Frame 1 (no input): blank canvas, image omitted
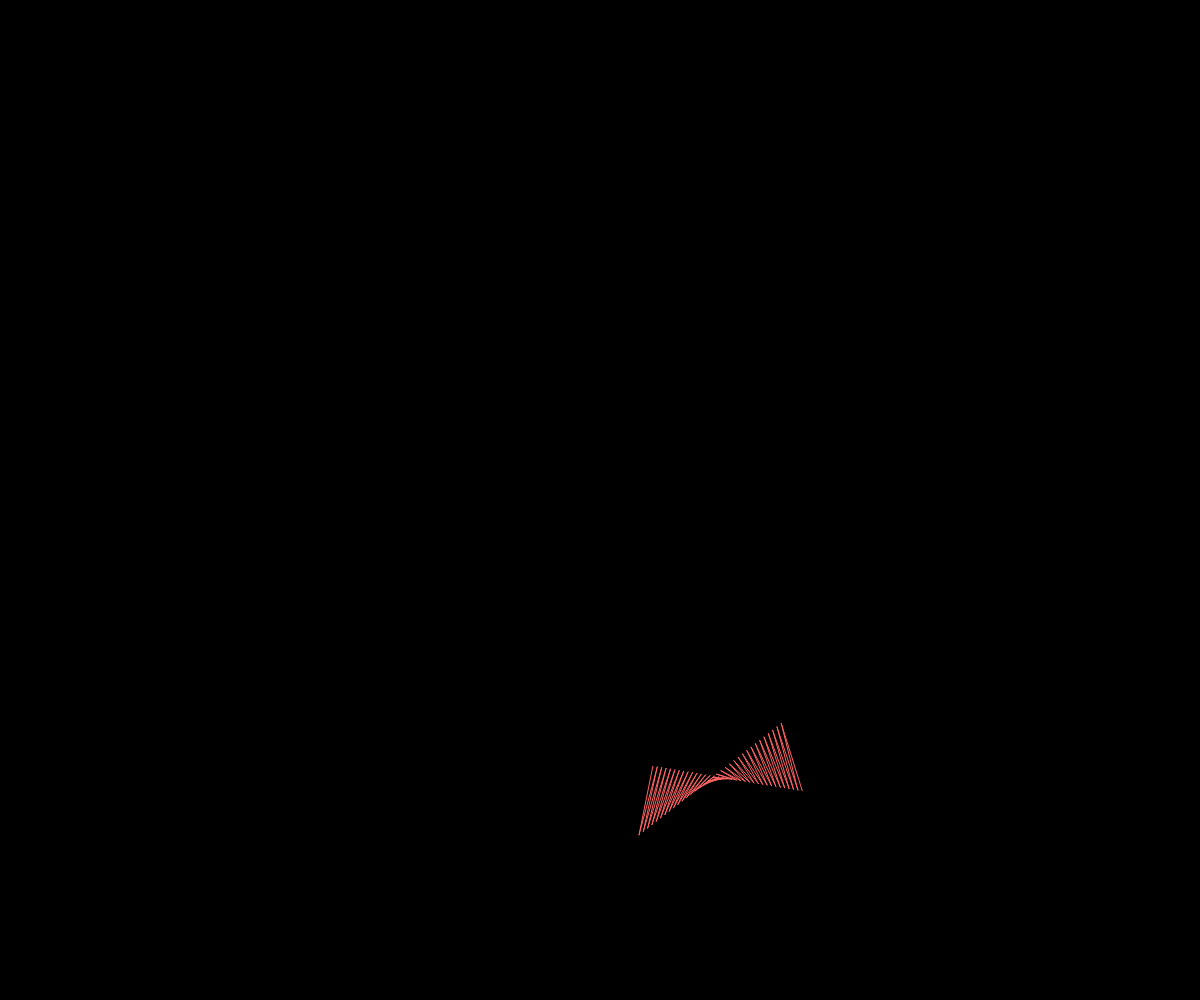
Frame 60 (no input)
Frame 120 (the mouse pressed at the canvas centre since frame 60): identical to frame 60, image omitted

The p5.js sketch that drew this single still picture (run headless with seeded random() and noise() and a simulated clock; from frame 60 on, the mouse is pressed at the canvas centre):

// p5.js sketch
// ── sketch.js
var elements = [];
var num = 6;
var maxradius = 40;
var minradius = 10;

function setup() {
  createCanvas(windowWidth,windowHeight);
  background(0);
  stroke(100,100,255);
  for(var i = 0; i < num; i++){
    elements[i] = new element0(random(width),random(height),random(-5,5),random(-5,5),random(minradius,maxradius));
  }
}

function draw() {
  for(var i = 0; i < elements.length; i++){
    elements[i].update();
    /*  the inner loop implements process0
	from week03 of the Monash University course */
    for(var e = 0; e < elements.length; e++){
      if(
	dist(elements[i].x,elements[i].y,elements[e].x,elements[e].y) < elements[i].radius + elements[e].radius &&
	  e != i){
	if((i + e) % 2 == 0){
	  stroke(100,100,255);
	} else {
	  stroke(255,100,100);
	}
	line(elements[i].x,elements[i].y,elements[e].x,elements[e].y);
      }
    }
  }
}

function element0(x,y,vx,vy,r){
  /* this class implements element0
     from week03 of the Monash University Course*/
  this.x = x;
  this.y = y;
  this.vx = vx;
  this.vy = vy;
  this.radius = r;
  this.update = function(){
    this.x = this.x + this.vx;
    this.y = this.y + this.vy;
    if(this.x <= 0 || this.x >= width){
      this.vx = - this.vx;
    }
    if(this.y <= 0 || this.y >= height){
      this.vy = - this.vy;
    }
  }
}
